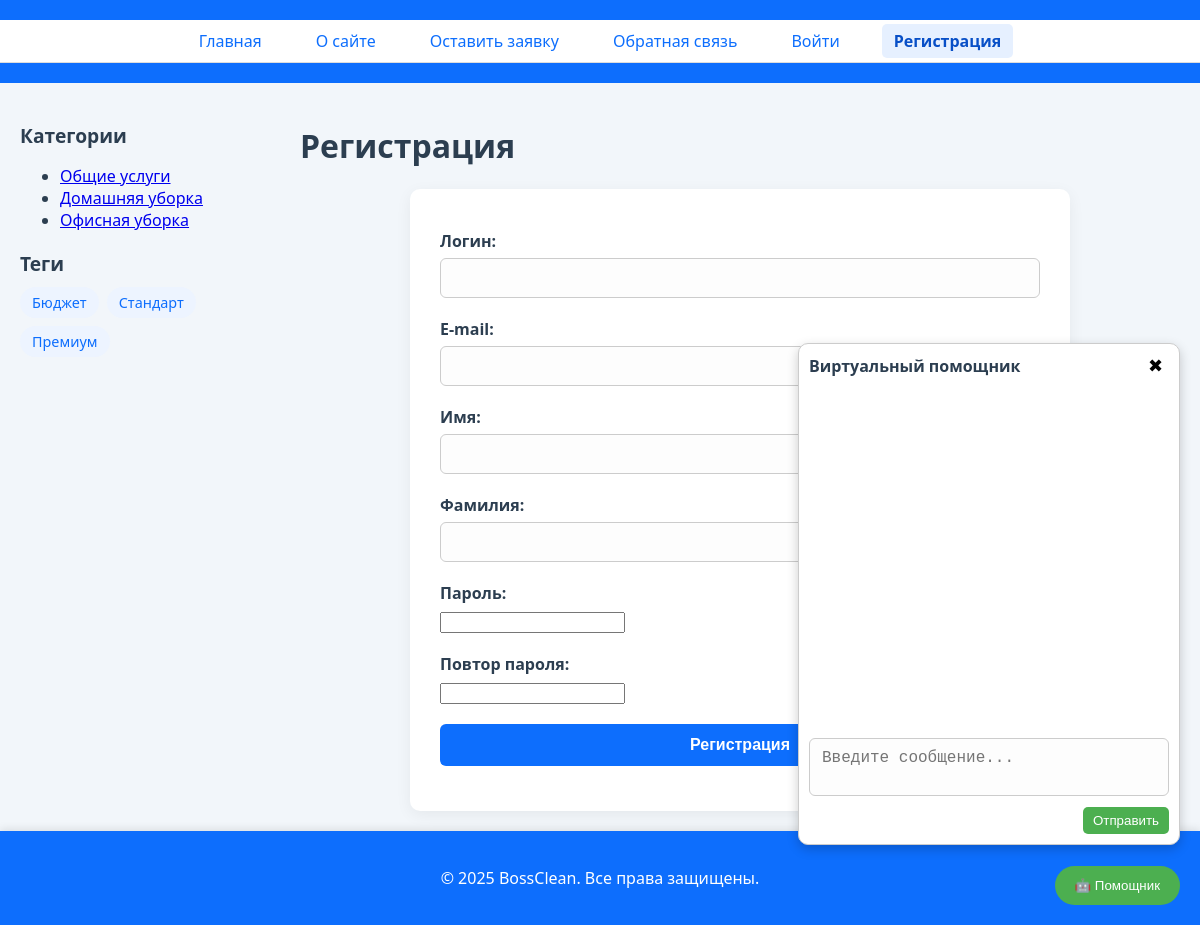
The page /users/register/ on the database its author committed.
### places/models.py (models this page shows, shortened)
class ServiceCategory(models.Model):
    name = models.CharField(max_length=100, verbose_name='Название категории')
    slug = models.SlugField(unique=True, verbose_name='URL')
    def get_absolute_url(self):
        return reverse('category', kwargs={'cat_slug': self.slug})
    class Meta:
        verbose_name = 'Категория'
        verbose_name_plural = 'Категории'

class TagService(models.Model):
    tag = models.CharField(max_length=100, db_index=True, verbose_name="Название тега")
    slug = models.SlugField(max_length=255, unique=True, db_index=True, verbose_name="URL")
    def get_absolute_url(self):
        return reverse('tag', kwargs={'tag_slug': self.slug})

### users/views.py (the view, shortened to what this page needs)
# urls.py: path('register/', views.RegisterUser.as_view(), name='register'),
class RegisterUser(CreateView):
    form_class = RegisterUserForm
    template_name = 'users/register.html'
    success_url = reverse_lazy('users:login')
    extra_context = {'title': "Регистрация"}

### users/forms.py (shortened to what this page needs)
class RegisterUserForm(UserCreationForm):
    username = forms.CharField(label='Логин',
        widget=forms.TextInput(attrs={'class': 'form-input'}))
    password1 = forms.CharField(label='Пароль',
        widget=forms.PasswordInput(attrs={'class': 'form-input'}))
    password2 = forms.CharField(label='Повтор пароля',
        widget=forms.PasswordInput(attrs={'class': 'form-input'}))
    class Meta:
        model = User
        fields = ['username', 'email', 'first_name', 'last_name',
                  'password1', 'password2']
        labels = {
            'email': 'E-mail',
            'first_name': 'Имя',
            'last_name': 'Фамилия',
        }
        widgets = {
            'email': forms.TextInput(attrs={'class': 'form-input'}),
            'first_name': forms.TextInput(attrs={'class': 'form-input'}),
            'last_name': forms.TextInput(attrs={'class': 'form-input'}),
        }

### places/templatetags/cleaning_tags.py (called while the page is built)
@register.inclusion_tag('places/list_categories.html')
def show_categories(cat_selected=0):
    cats = ServiceCategory.objects.all()
    return {"cats": cats, "cat_selected": cat_selected}

@register.inclusion_tag('places/includes/tag_block.html')
def show_all_tags():
    return {"tags": TagService.objects.all()}

### users/context_processors.py (called while the page is built)
def get_main_menu(request):
    return {'mainmenu': menu}

### users/templates/users/register.html (shortened to what this page needs)
{% extends 'base.html' %}
{% block content %}
<h1>Регистрация</h1>
<form method="post">
    {% for f in form %}
        <p>
            <label class="form-label" for="{{ f.id_for_label }}">{{ f.label }}:</label>
            {{ f }}
        </p>
    {% endfor %}
    <p><button type="submit">Регистрация</button></p>
</form>
{% endblock %}

### places/templates/places/list_categories.html
<ul class="category-list">
    {% for cat in cats %}
        {% if cat.id == cat_selected %}
            <li class="selected">{{ cat.name }}</li>
        {% else %}
            <li><a href="{{ cat.get_absolute_url }}">{{ cat.name }}</a></li>
        {% endif %}
    {% endfor %}
</ul>

### places/templates/places/includes/tag_block.html
{% if tags %}
<div class="tags">
    {% for t in tags %}
        <a href="{{ t.get_absolute_url }}" class="tag">{{ t.tag }}</a>
    {% endfor %}
</div>
{% endif %}

### places/static/places/css/styles.css (style rules this page uses)
html, body { font-family: 'Segoe UI', sans-serif; background-color: #f2f6fa; color: #2c3e50; height: 100%; margin: 0; padding: 0; }
.tags { display: flex; flex-wrap: wrap; gap: 8px; margin-top: 10px; }
.tag { background-color: #edf4ff; color: #0d6efd; padding: 6px 12px; border-radius: 20px; font-size: 0.9rem; text-decoration: none; transition: background-color 0.3s; }
form { max-width: 600px; margin: 0 auto; background-color: #ffffff; border-radius: 10px; padding: 25px 30px; box-shadow: 0 4px 16px rgba(0, 0, 0, 0.06); }
form p { margin-bottom: 20px; }
label.form-label { display: block; margin-bottom: 6px; font-weight: 600; color: #2c3e50; }
input[type="text"], input[type="email"], input[type="date"], select, textarea { width: 100%; padding: 10px 12px; font-size: 1rem; border: 1px solid #ccc; border-radius: 6px; background-color: #fdfdfd; box-sizing: border-box; transition: border-color 0.3s; }
button[type="submit"] { width: 100%; padding: 12px; background-color: #0d6efd; border: none; color: white; font-weight: bold; font-size: 1rem; border-radius: 6px; cursor: pointer; transition: background-color 0.3s ease; }

### rows shown on the page
ServiceCategory: name "Общие услуги"
ServiceCategory: name "Домашняя уборка"
ServiceCategory: name "Офисная уборка"
TagService: tag "Бюджет"
TagService: tag "Стандарт"
TagService: tag "Премиум"

### other values the page prints
{{ m.title }} "Главная" "О сайте" "Оставить заявку" "Обратная связь"
{{ f.label }} "Логин" "E-mail" "Имя" "Фамилия" "Пароль" "Повтор пароля"
